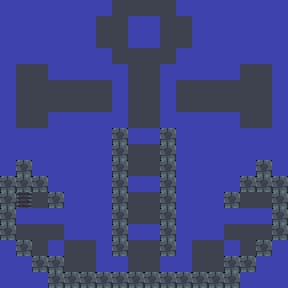

The image is a tile-based game level rendered from a .tmx file. Its description and complete source (layers, tilesets, objects, tile grids) follow:
An orthogonal 18x18 tile map with 16x16 px tiles, 1 tile layer (terrain) and 29 objects.

<map version="1.10" tiledversion="1.11.2" orientation="orthogonal" renderorder="right-down" width="18" height="18" tilewidth="16" tileheight="16" infinite="0" nextlayerid="3" nextobjectid="30">
 <properties>
  <property name="name" value="Anchors Aweigh" />
  <property name="author" value="moineau" />
  <property name="goldMoves" type="int" value="333" />
  <property name="goldTime" type="int" value="63" />
  <property name="platinumMoves" type="int" value="293" />
 </properties>
 <tileset firstgid="1" source="tileset.tsx" />
 <layer id="1" name="terrain" width="18" height="18">
  <data encoding="csv">
3,3,3,3,3,3,3,1,1,1,1,3,3,3,3,3,3,3,
3,3,3,3,3,3,1,1,3,3,1,1,3,3,3,3,3,3,
3,3,3,3,3,3,1,1,3,3,1,1,3,3,3,3,3,3,
3,3,3,3,3,3,3,1,1,1,1,3,3,3,3,3,3,3,
3,1,1,3,3,3,3,3,1,1,3,3,3,3,3,1,1,3,
3,1,1,1,1,1,1,3,1,1,3,1,1,1,1,1,1,3,
3,1,1,1,1,1,1,3,1,1,3,1,1,1,1,1,1,3,
3,1,1,3,3,3,3,3,1,1,3,3,3,3,3,1,1,3,
3,3,3,3,3,3,3,4,3,3,4,3,3,3,3,3,3,3,
3,3,3,3,3,3,3,4,1,1,4,3,3,3,3,3,3,3,
3,4,3,3,3,3,3,4,1,1,4,3,3,3,3,3,4,3,
4,4,4,3,3,3,3,4,3,3,4,3,3,3,3,4,4,4,
4,5,1,4,3,3,3,4,1,1,4,3,3,3,4,1,1,4,
4,3,3,3,3,3,3,4,1,1,4,3,3,3,3,3,3,4,
4,1,1,1,3,3,3,4,3,3,4,3,3,3,1,1,1,4,
3,4,1,3,1,1,3,4,1,1,4,3,1,1,3,1,4,3,
3,3,4,4,1,1,3,3,1,1,3,3,1,1,4,4,3,3,
3,3,3,4,4,4,4,4,4,4,4,4,4,4,4,3,3,3
</data>
 </layer>
 <objectgroup id="2" name="objects">
  <object id="1" gid="6" x="128" y="16" width="16" height="16" />
  <object id="2" gid="7" x="112" y="16" width="16" height="16" />
  <object id="3" gid="7" x="160" y="16" width="16" height="16" />
  <object id="4" gid="9" x="112" y="48" width="16" height="16" />
  <object id="5" gid="9" x="160" y="48" width="16" height="16" />
  <object id="6" gid="9" x="128" y="64" width="16" height="16" />
  <object id="7" gid="9" x="144" y="64" width="16" height="16" />
  <object id="8" gid="9" x="32" y="96" width="16" height="16" />
  <object id="9" gid="9" x="64" y="96" width="16" height="16" />
  <object id="10" gid="9" x="208" y="96" width="16" height="16" />
  <object id="11" gid="9" x="240" y="96" width="16" height="16" />
  <object id="12" gid="9" x="48" y="112" width="16" height="16" />
  <object id="13" gid="9" x="80" y="112" width="16" height="16" />
  <object id="14" gid="9" x="128" y="112" width="16" height="16" />
  <object id="15" gid="9" x="144" y="112" width="16" height="16" />
  <object id="16" gid="9" x="192" y="112" width="16" height="16" />
  <object id="17" gid="9" x="224" y="112" width="16" height="16" />
  <object id="18" gid="8" x="128" y="160" width="16" height="16" />
  <object id="19" gid="8" x="144" y="160" width="16" height="16" />
  <object id="20" gid="8" x="32" y="208" width="16" height="16" />
  <object id="21" gid="8" x="128" y="208" width="16" height="16" />
  <object id="22" gid="7" x="256" y="208" width="16" height="16" />
  <object id="23" gid="9" x="128" y="224" width="16" height="16" />
  <object id="24" gid="9" x="144" y="224" width="16" height="16" />
  <object id="25" gid="9" x="32" y="240" width="16" height="16" />
  <object id="26" gid="9" x="240" y="240" width="16" height="16" />
  <object id="27" gid="7" x="256" y="240" width="16" height="16" />
  <object id="28" gid="9" x="64" y="256" width="16" height="16" />
  <object id="29" gid="9" x="208" y="256" width="16" height="16" />
 </objectgroup>
</map>
